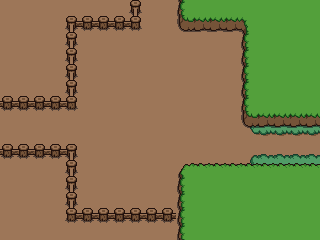

A 2D game scene composited from a Tiled map and its tileset images. What follows is a short description and the map's XML, with every tile layer's data as written:
An orthogonal 20x15 tile map with 16x16 px tiles, 2 tile layers (Desen Katmanı 1, Desen Katmanı 2).

<map version="1.10" tiledversion="1.12.1" orientation="orthogonal" renderorder="right-down" width="20" height="15" tilewidth="16" tileheight="16" infinite="0" nextlayerid="3" nextobjectid="1">
 <tileset firstgid="1" source="plains.tsx" />
 <layer id="1" name="Desen Katmanı 1" width="20" height="15">
  <data encoding="csv">
9,9,9,9,9,9,9,9,9,9,9,9,9,9,9,9,9,9,9,9,
9,9,9,9,9,9,9,9,9,9,9,9,9,9,9,9,9,9,9,9,
9,9,9,9,9,9,9,9,9,9,9,9,9,9,9,9,9,9,9,9,
9,9,9,9,9,9,9,9,9,9,9,9,9,9,9,9,9,9,9,9,
9,9,9,9,9,9,9,9,9,9,9,9,9,9,9,9,9,9,9,9,
9,9,9,9,9,9,9,9,9,9,9,9,9,9,9,9,9,9,9,9,
9,9,9,9,9,9,9,9,9,9,9,9,9,9,9,9,9,9,9,9,
9,9,9,9,9,9,9,9,9,9,9,9,9,9,9,10,49,49,49,49,
9,9,9,9,9,9,9,9,9,9,9,9,9,9,9,9,9,9,9,9,
9,9,9,9,9,9,9,9,9,9,9,9,9,9,9,9,9,9,9,9,
9,9,9,9,9,9,9,9,9,9,9,9,9,9,9,10,49,49,49,49,
9,9,9,9,9,9,9,9,9,9,9,9,9,9,9,9,9,9,9,9,
9,9,9,9,9,9,9,9,9,9,9,9,9,9,9,9,9,9,9,9,
9,9,9,9,9,9,9,9,9,9,9,9,9,9,9,9,9,9,9,9,
9,9,9,9,9,9,9,9,9,9,9,9,9,9,9,9,9,9,9,9
</data>
 </layer>
 <layer id="2" name="Desen Katmanı 2" width="20" height="15">
  <data encoding="csv">
0,0,0,0,0,0,0,0,50,0,0,32,33,33,33,33,33,33,33,33,
0,0,0,0,57,70,70,70,65,0,0,38,39,39,39,30,33,33,33,33,
0,0,0,0,50,0,0,0,9,0,0,0,0,0,0,32,33,33,33,33,
0,0,0,0,50,0,0,0,9,0,0,0,0,0,0,32,33,33,33,33,
0,0,0,0,50,0,0,0,9,0,0,0,0,0,0,32,33,33,33,33,
0,0,0,0,50,0,0,0,9,0,0,0,0,0,0,32,33,33,33,33,
64,64,64,64,65,0,0,0,9,0,0,0,0,0,0,32,33,33,33,33,
0,0,0,0,0,0,0,0,0,0,0,0,0,0,0,38,39,39,39,39,
0,0,0,0,0,0,0,0,0,0,0,0,0,0,0,11,3,3,3,3,
64,64,64,64,53,0,0,0,0,0,0,0,0,0,0,5,15,15,15,15,
0,0,0,0,50,0,0,0,0,0,0,26,27,27,27,27,27,27,27,27,
0,0,0,0,50,0,0,0,0,0,0,32,33,33,33,33,33,33,33,33,
0,0,0,0,50,0,0,0,0,0,0,32,33,33,33,33,33,33,33,33,
0,0,0,0,63,70,70,70,70,70,70,32,33,33,33,33,33,33,33,33,
0,0,0,0,0,0,0,0,9,0,0,32,33,33,33,33,33,33,33,33
</data>
 </layer>
</map>
